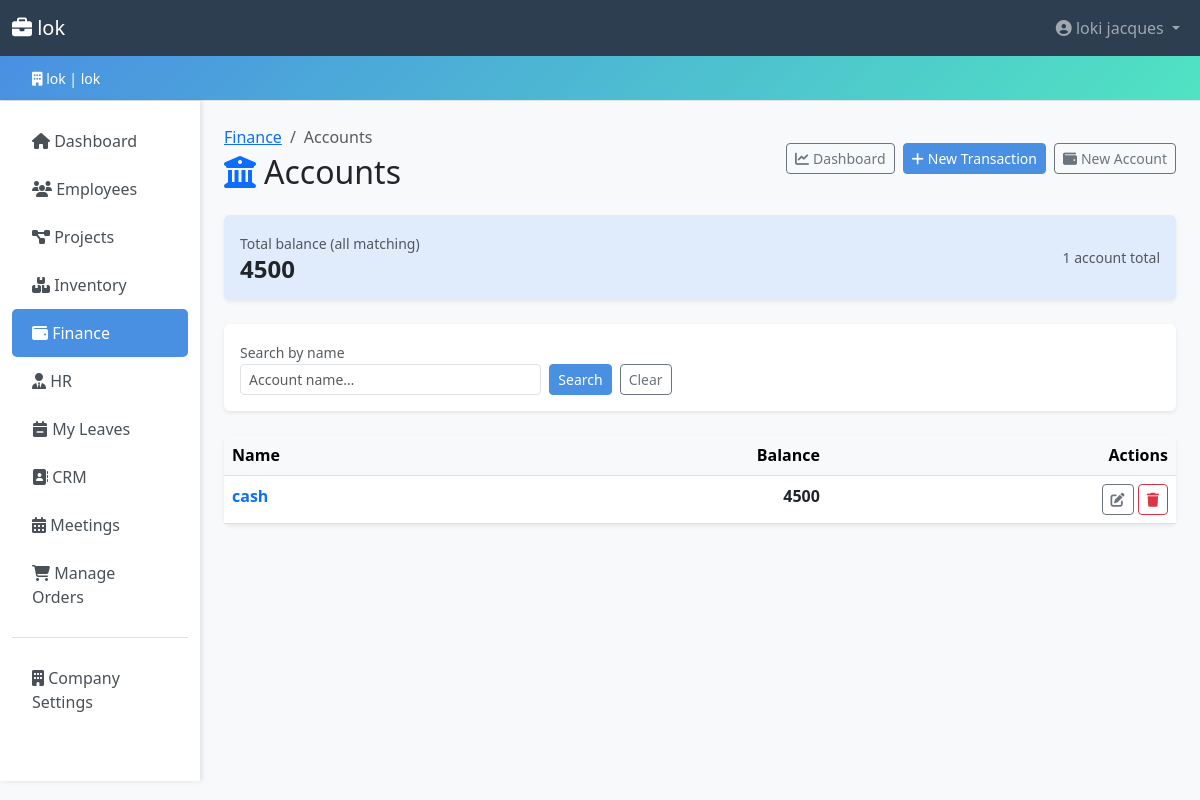
The app's page /finance/accounts/ (signed in) with its own data.
### accounts/models.py (models this page shows, shortened)
class Company(models.Model):
    PLAN_CHOICES = [
        ('free', 'Free'),
        ('basic', 'Basic'),
        ('premium', 'Premium'),
        ('enterprise', 'Enterprise'),
    ]
    company_id = models.UUIDField(default=uuid.uuid4, editable=False, unique=True)
    name = models.CharField(max_length=200)
    domain = models.CharField(max_length=200, unique=True, db_index=True)
    company_password = models.CharField(max_length=256)  # increased from 128 → 256 for future hash algo headroom
    contact_email = models.EmailField()
    contact_phone = models.CharField(
        max_length=20,
        blank=True,
        validators=[RegexValidator(r'^\+?[\d\s\-().]{7,20}$', 'Enter a valid phone number.')],
    )
    address = models.TextField(blank=True)
    subscription_plan = models.CharField(
        max_length=20,
        choices=PLAN_CHOICES,
        default='free',
    )
    is_active = models.BooleanField(default=True)
    created_at = models.DateTimeField(auto_now_add=True)
    updated_at = models.DateTimeField(auto_now=True)
    class Meta:
        verbose_name_plural = 'Companies'
        ordering = ['name']
        indexes = [
            models.Index(fields=['domain']),
            models.Index(fields=['is_active']),
        ]

class User(AbstractUser):
    ROLE_CHOICES = [
        ('admin', 'Admin'),
        ('hr_manager', 'HR Manager'),
        ('accountant', 'Accountant'),
        ('manager', 'Manager'),
        ('secretary', 'Secretary'),
        ('stock_manager', 'Stock Manager'),
        ('employee', 'Employee'),
    ]
    username = None  # replaced by email
    email = models.EmailField(unique=True, db_index=True)
    company = models.ForeignKey(
        Company,
        on_delete=models.CASCADE,
        related_name='users',
        null=True,
        blank=True,
    )
    phone = models.CharField(
        max_length=20,
        blank=True,
        validators=[RegexValidator(r'^\+?[\d\s\-().]{7,20}$', 'Enter a valid phone number.')],
    )
    department = models.CharField(max_length=100, blank=True)
    position = models.CharField(max_length=100, blank=True)
    role = models.CharField(
        max_length=20,
        choices=ROLE_CHOICES,
        default='employee',
        db_index=True,
        help_text='User role for access control.',
    )
    is_company_admin = models.BooleanField(
        default=False,
        help_text='Designates whether the user can manage company settings.',
    )
    last_login_ip = models.GenericIPAddressField(null=True, blank=True)
    objects = CustomUserManager()
    USERNAME_FIELD = 'email'
    REQUIRED_FIELDS = ['first_name', 'last_name']
    class Meta:
        ordering = ['email']
        indexes = [
            models.Index(fields=['company', 'role']),
            models.Index(fields=['company', 'is_active']),
        ]
    def get_full_name(self) -> str:
        return f'{self.first_name} {self.last_name}'.strip() or self.email

### finance/models.py (models this page shows, shortened)
class Account(models.Model):
    company = models.ForeignKey('accounts.Company', on_delete=models.CASCADE, related_name='accounts')
    name = models.CharField(max_length=100)
    balance = models.DecimalField(max_digits=12, decimal_places=2, default=0,
                                  validators=[MinValueValidator(0)])
    created_at = models.DateTimeField(auto_now_add=True)
    class Meta:
        unique_together = ['company', 'name']
        ordering = ['name']

### finance/views.py (the view)
# urls.py: path('accounts/', views.account_list, name='account_list'),
@role_required(*FINANCE_ROLES)
def account_list(request):
    company = request.user.company
    qs = Account.objects.filter(company=company)
    query = request.GET.get('q', '').strip()
    if query:
        qs = qs.filter(name__icontains=query)
    paginator = Paginator(qs.order_by('name'), 25)
    page = request.GET.get('page')
    try:
        accounts_page = paginator.page(page)
    except PageNotAnInteger:
        accounts_page = paginator.page(1)
    except EmptyPage:
        accounts_page = paginator.page(paginator.num_pages)
    total_balance = qs.aggregate(total=Sum('balance'))['total'] or 0
    return render(request, 'finance/account_list.html', {
        'accounts': accounts_page,
        'query': query,
        'total_balance': total_balance,
    })

### templates/finance/account_list.html (shortened to what this page needs)
{% extends 'base.html' %}
{% block content %}
<div class="d-flex justify-content-between align-items-center mb-4 flex-wrap gap-2">
  <div>
    <nav aria-label="breadcrumb" class="mb-1">
      <ol class="breadcrumb mb-0 small">
        <li class="breadcrumb-item"><a href="{% url 'finance:index' %}">Finance</a></li>
        <li class="breadcrumb-item active" aria-current="page">Accounts</li>
      </ol>
    </nav>
    <h2 class="mb-0"><i class="fas fa-university text-primary me-2"></i>Accounts</h2>
  </div>
  <div class="d-flex gap-2">
    <a href="{% url 'finance:index' %}" class="btn btn-outline-secondary btn-sm">
      <i class="fas fa-chart-line me-1"></i>Dashboard
    </a>
    <a href="{% url 'finance:transaction_create' %}" class="btn btn-primary btn-sm">
      <i class="fas fa-plus me-1"></i>New Transaction
    </a>
    <a href="{% url 'finance:account_create' %}" class="btn btn-outline-secondary btn-sm">
      <i class="fas fa-wallet me-1"></i>New Account
    </a>
  </div>
</div>
<div class="card border-0 bg-primary bg-opacity-10 shadow-sm mb-4">
  <div class="card-body py-3 d-flex flex-wrap justify-content-between align-items-center gap-2">
    <div>
      <span class="text-muted small">Total balance (all matching)</span>
      <h4 class="mb-0 fw-bold">{{ total_balance|floatformat:0 }}</h4>
    </div>
    <div class="text-muted small">
      {{ accounts.paginator.count }} account{{ accounts.paginator.count|pluralize }} total
    </div>
  </div>
</div>
<div class="card shadow-sm mb-4">
  <div class="card-body">
    <form method="get" class="row g-2 align-items-end">
      <div class="col-md-6 col-lg-4">
        <label class="form-label small text-muted mb-0">Search by name</label>
        <input type="text" name="q" class="form-control form-control-sm"
               placeholder="Account name…" value="{{ query }}">
      </div>
      <div class="col-auto d-flex gap-2">
        <button type="submit" class="btn btn-primary btn-sm">Search</button>
        <a href="{% url 'finance:account_list' %}" class="btn btn-outline-secondary btn-sm">Clear</a>
      </div>
    </form>
  </div>
</div>
<div class="card shadow-sm">
  <div class="card-body p-0">
    <div class="table-responsive">
      <table class="table table-hover mb-0">
        <thead class="table-light">
          <tr>
            <th>Name</th>
            <th class="text-end">Balance</th>
            <th class="text-end">Actions</th>
          </tr>
        </thead>
        <tbody>
        {% for acct in accounts %}
        <tr>
          <td>
            <a href="{% url 'finance:account_detail' acct.pk %}" class="text-decoration-none fw-semibold">
              {{ acct.name }}
            </a>
          </td>
          <td class="text-end fw-semibold">{{ acct.balance|floatformat:0 }}</td>
          <td class="text-end">
            <a href="{% url 'finance:account_edit' acct.pk %}" class="btn btn-sm btn-outline-secondary" title="Edit">
              <i class="fas fa-edit"></i>
            </a>
            <a href="{% url 'finance:account_delete' acct.pk %}" class="btn btn-sm btn-outline-danger" title="Delete">
              <i class="fas fa-trash"></i>
            </a>
          </td>
        </tr>
        {% empty %}
        <tr><td colspan="3" class="text-center text-muted py-4">No accounts found.</td></tr>
        {% endfor %}
        </tbody>
      </table>
    </div>
  </div>
</div>
{% endblock %}

### templates/base.html (shortened to what this page needs)
<!DOCTYPE html>
{% load role_tags %}
<html lang="en">
<head>
    <link href="https://cdn.jsdelivr.net/npm/bootstrap@5.3.0/dist/css/bootstrap.min.css" rel="stylesheet">
    <link rel="stylesheet" href="https://cdnjs.cloudflare.com/ajax/libs/font-awesome/6.4.0/css/all.min.css">
</head>
<body>
    {% if user.is_authenticated %}
    <nav class="navbar navbar-expand-lg navbar-dark">
        <div class="container-fluid">
            <a class="navbar-brand" href="{% url 'core:dashboard' %}">
                <i class="fas fa-briefcase"></i> {{ company.name }}
            </a>
            <div class="collapse navbar-collapse" id="navbarNav">
                <ul class="navbar-nav ms-auto">
                    <li class="nav-item dropdown">
                        <a class="nav-link dropdown-toggle" href="#" id="navbarDropdown" role="button" data-bs-toggle="dropdown">
                            <i class="fas fa-user-circle"></i> {{ user.get_full_name }}
                        </a>
                    </li>
                </ul>
            </div>
        </div>
    </nav>
    <div class="company-banner">
        <div class="container-fluid">
            <small><i class="fas fa-building"></i> {{ company.name }} | {{ company.domain }}</small>
        </div>
    </div>
    {% endif %}
    <div class="container-fluid">
        <div class="row">
            {% if user.is_authenticated %}
            <nav class="col-md-2 d-md-block sidebar py-3">
                <div class="position-sticky">
                    <ul class="nav flex-column">
                        <li class="nav-item">
                            <a class="nav-link {% if request.resolver_match.app_name == 'core' and request.resolver_match.url_name == 'dashboard' %}active{% endif %}"
                               href="{% url 'core:dashboard' %}">
                                <i class="fas fa-home"></i> Dashboard
                            </a>
                        </li>
                        {% if user|has_role:'admin,hr_manager,manager,accountant,secretary,stock_manager,employee' %}
                        <li class="nav-item">
                            <a class="nav-link {% if request.resolver_match.app_name == 'employees' %}active{% endif %}"
                               href="{% url 'employees:employee_list' %}">
                                <i class="fas fa-users"></i> Employees
                            </a>
                        </li>
                        {% endif %}
                        {% if user|has_role:'admin,hr_manager,manager,accountant,secretary,stock_manager,employee' %}
                        <li class="nav-item">
                            <a class="nav-link {% if request.resolver_match.app_name == 'projects' %}active{% endif %}"
                               href="{% url 'projects:project_list' %}">
                                <i class="fas fa-project-diagram"></i> Projects
                            </a>
                        </li>
                        {% endif %}
                        {% if user|has_role:'admin,manager,hr_manager,accountant,secretary,stock_manager,employee' %}
                        <li class="nav-item">
                            <a class="nav-link {% if request.resolver_match.app_name == 'inventory' %}active{% endif %}"
                               href="{% url 'inventory:stock_list' %}">
                                <i class="fas fa-boxes"></i> Inventory
                            </a>
                        </li>
                        {% endif %}
                        {% if user|has_role:'admin,accountant,manager' %}
                        <li class="nav-item">
                            <a class="nav-link {% if request.resolver_match.app_name == 'finance' %}active{% endif %}"
                               href="{% url 'finance:index' %}">
                                <i class="fas fa-wallet"></i> Finance
                            </a>
                        </li>
                        {% endif %}
                        {% if user|has_role:'admin,hr_manager' %}
                        <li class="nav-item">
                            <a class="nav-link {% if request.resolver_match.app_name == 'hr' %}active{% endif %}"
                               href="{% url 'hr:position_list' %}">
                                <i class="fas fa-user-tie"></i> HR
                            </a>
                        </li>
                        {% endif %}
                        {% if user|has_role:'admin,hr_manager,manager,secretary,accountant,stock_manager,employee' %}
                        <li class="nav-item">
                            <a class="nav-link {% if request.resolver_match.app_name == 'hr' and 'leave' in request.resolver_match.url_name %}active{% endif %}"
                               href="{% url 'hr:my_leave_list' %}">
                                <i class="fas fa-calendar-minus"></i> My Leaves
                            </a>
                        </li>
                        {% endif %}
                        {% if user|has_role:'admin,manager,secretary' %}
                        <li class="nav-item">
                            <a class="nav-link {% if request.resolver_match.app_name == 'crm' %}active{% endif %}"
                               href="{% url 'crm:contact_list' %}">
                                <i class="fas fa-address-book"></i> CRM
                            </a>
                        </li>
                        {% endif %}
                        {% if user|has_role:'admin,hr_manager,manager,secretary,accountant,employee' %}
                        <li class="nav-item">
                            <a class="nav-link {% if request.resolver_match.app_name == 'meetings' %}active{% endif %}"
                               href="{% url 'meetings:dashboard' %}">
                                <i class="fas fa-calendar-alt"></i> Meetings
                            </a>
                        </li>
                        {% endif %}
                        {% if is_company_admin or user.is_superuser %}
                        <li class="nav-item">
                            <a class="nav-link {% if request.resolver_match.app_name == 'marketplace' and request.resolver_match.url_name == 'admin_order_dashboard' %}active{% endif %}"
                               href="{% url 'marketplace:admin_order_dashboard' %}">
                                <i class="fas fa-shopping-cart"></i> Manage Orders
                            </a>
                        </li>
                        {% endif %}
                        {% if is_company_admin or user.is_superuser %}
                        <li class="nav-item mt-3 border-top pt-3">
                            <a class="nav-link {% if request.resolver_match.app_name == 'accounts' and request.resolver_match.url_name == 'company_profile' %}active{% endif %}"
                               href="{% url 'accounts:company_profile' %}">
                                <i class="fas fa-building"></i> Company Settings
                            </a>
                        </li>
                        {% endif %}
                    </ul>
                </div>
            </nav>
            {% endif %}
            <main class="col-md-10 ms-sm-auto px-md-4 py-4 min-w-0">
                {% block content %}{% endblock %}
            </main>
        </div>
    </div>
</body>
</html>

### records on screen
Company: name "lok", domain "lok"
User: get_full_name "loki jacques"
Account: name "cash", balance "4500"

### other values on screen
{{ total_balance|floatformat:0 }} "4500"
{{ accounts.paginator.count }} "1"
